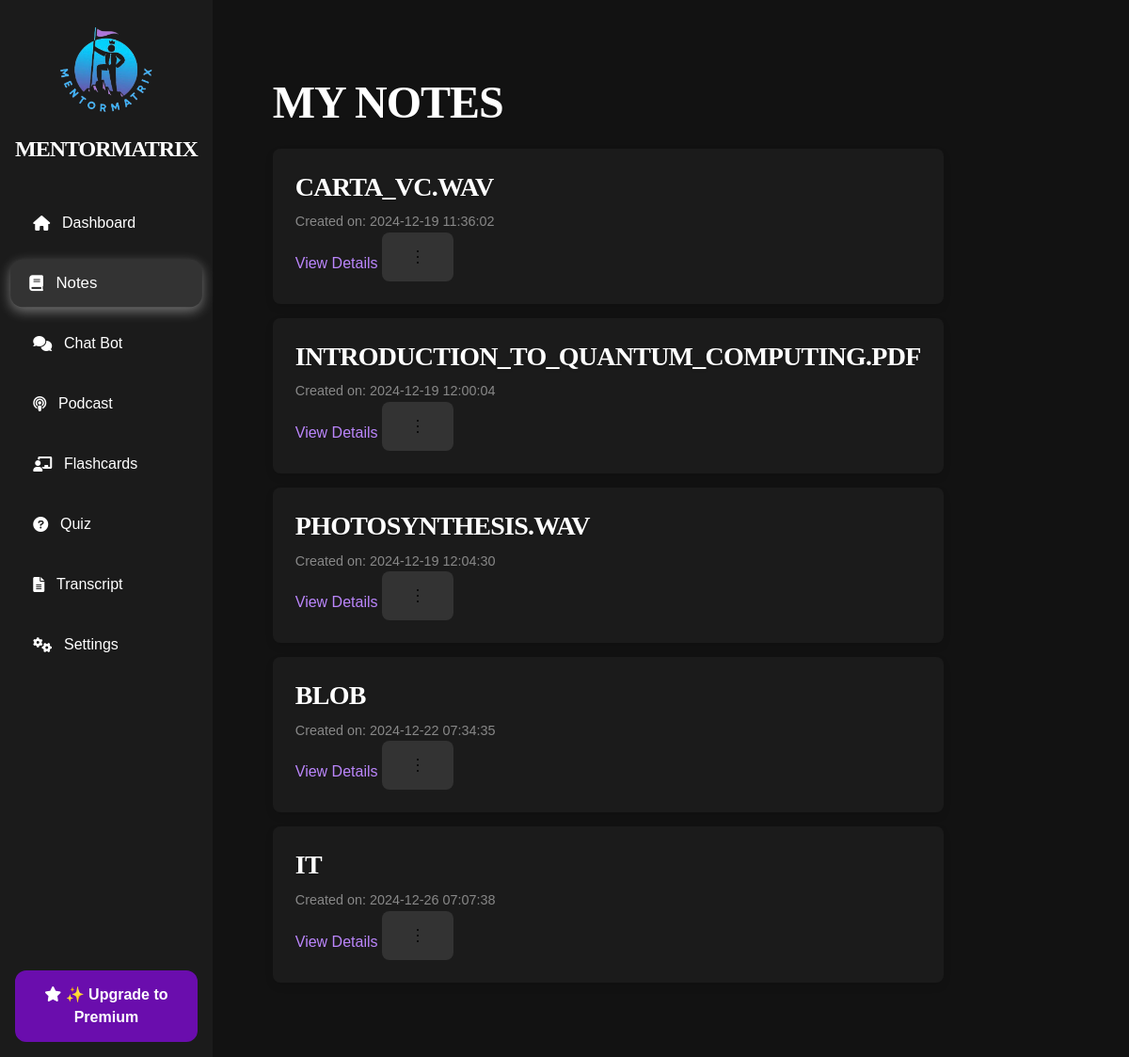
The app's page /notes with its own data.
### tables this page shows
CREATE TABLE notes (
                    id INTEGER PRIMARY KEY AUTOINCREMENT,
                    transcript_id INTEGER,
                    title TEXT NOT NULL,
                    content TEXT NOT NULL,
                    created_at DATETIME DEFAULT CURRENT_TIMESTAMP,
                    updated_at DATETIME DEFAULT CURRENT_TIMESTAMP,
                    FOREIGN KEY (transcript_id) REFERENCES transcripts(id) ON DELETE CASCADE);

### routes/notes.py (the view)
@notes_blueprint.route('/notes')
def notes():
    notes_data = db.execute('''
        SELECT
            notes.id,
            notes.title AS note_title,
            notes.content AS note_content,
            notes.created_at,
            files.name AS file_name,
            files.file_type,
            files.metadata,
            transcripts.title AS transcript_title
        FROM notes
        LEFT JOIN files ON notes.transcript_id = files.transcript_id
        LEFT JOIN transcripts ON notes.transcript_id = transcripts.id
    ''')
    return render_template('notes.html', notes=notes_data, current_route='notes')

### templates/notes.html (shortened to what this page needs)
{% extends "layout.html" %}
{% block other_head_stuff %}
    <link rel="stylesheet" href="{{ url_for('static', filename='css/notes.css') }}">
{% endblock %}
{% block content %}
    <div class="container">
        <div class="main-content">
            <h1>My Notes</h1>
            <ul class="notes-list">
                {% for note in notes %}
                    <li class="note-item">
                        <h2>{{ note.note_title }}</h2>
                        <small>Created on: {{ note.created_at }}</small>
                        <a href="{{ url_for('notes.view_note', note_id=note.id) }}" class="view-details-btn">View Details</a>
                        <button class="settings-btn" onclick="openNoteSettings({{ note.id }}, '{{ note.note_title | escape }}')">
                            <img src="{{ url_for('static', filename='images/three_dots.svg') }}" alt="">
                        </button>
                    </li>
                {% else %}
                    <p>No notes available. Generate one to get started!</p>
                {% endfor %}
            </ul>
        </div>
    </div>
{% endblock %}

### templates/layout.html (shortened to what this page needs)
<!DOCTYPE html>
<html lang="en">
    <head>
        <link rel="stylesheet" href="https://cdnjs.cloudflare.com/ajax/libs/font-awesome/6.0.0-beta3/css/all.min.css">
        <link rel="stylesheet" href="{{ url_for('static', filename='css/tailwind.css') }}">
        <link rel="stylesheet" href="{{ url_for('static', filename='css/popup.css') }}">
        <link rel="stylesheet" href="{{ url_for('static', filename='css/base.css') }}">
        {% block other_head_stuff %}
        {% endblock %}
    </head>
    <body>
        <div class="container">
            <aside class="sidebar">
                <div class="logo">
                    <center>
                    <img src="{{ url_for('static', filename='images/MentorMatrix_logo.png') }}"
                        alt="MentorMatrix Logo"
                        style="width: 120px;
                                height: 120px;
                                border-radius: 50%; /* Makes it a circle */
                                overflow: hidden; /* Ensures contents stay within the circle */"
                        >
                        <h1>MentorMatrix</h1>
                    </center>
                </div>
                <nav class="nav-links">
                    <button class="nav-item {% if current_route == 'dashboard' %}active{% endif %}" onclick="redirectToPage('/dashboard')">
                        <i class="fas fa-home nav-icon"></i> Dashboard
                    </button>
                    <button class="nav-item {% if current_route == 'notes' %}active{% endif %}" onclick="redirectToPage('/notes')">
                        <i class="fas fa-book nav-icon"></i> Notes
                    </button>
                    <button class="nav-item {% if current_route == 'chatbot' %}active{% endif %}" onclick="redirectToPage('/chatbot')">
                        <i class="fas fa-comments nav-icon"></i> Chat Bot
                    </button>
                    <button class="nav-item {% if current_route == 'podcast' %}active{% endif %}" onclick="redirectToPage('/podcast')">
                        <i class="fas fa-podcast nav-icon"></i> Podcast
                    </button>
                    <button class="nav-item {% if current_route == 'flashcards' %}active{% endif %}" onclick="redirectToPage('/flashcards')">
                        <i class="fas fa-chalkboard-teacher nav-icon"></i> Flashcards
                    </button>
                    <button class="nav-item {% if current_route == 'quiz' %}active{% endif %}" onclick="redirectToPage('/quiz')">
                        <i class="fas fa-question-circle nav-icon"></i> Quiz
                    </button>
                    <button class="nav-item {% if current_route == 'transcript' %}active{% endif %}" onclick="redirectToPage('/transcript')">
                        <i class="fas fa-file-alt nav-icon"></i> Transcript
                    </button>
                    <button class="nav-item {% if current_route == 'settings' %}active{% endif %}" onclick="redirectToPage('/settings')">
                        <i class="fas fa-cogs nav-icon"></i> Settings
                    </button>
                </nav>
                <button class="premium-button" onclick="redirectToPage('/pricing')">
                    <i class="fas fa-star nav-icon"></i> ✨ Upgrade to Premium
                </button>
            </aside>
            <main class="main-content">
                {% block content %}
                {% endblock %}
            </main>
        </div>
    </body>
    </html>

### static/css/base.css (style rules this page uses)
* { margin: 0; padding: 0; box-sizing: border-box; }
:root { --font-family: 'Arial', sans-serif; --background-color: #121212; --text-color: #e0e0e0; --primary-purple: #6a0dad; --hover-purple: #5c0ab8; --active-purple: #4b0997; --hover-bg-color: #333333; --active-bg-color: #333333; --white: #ffffff; --soft-text-shadow: 0 1px 3px rgba(0, 0, 0, 0.2); }
body { font-family: var(--font-family); background-color: var(--background-color); color: var(--text-color); }
.container { display: flex; min-height: 100vh; }
.logo h1 { font-size: 1.5rem; color: #ffffff; margin: 1rem 0; }
.nav-links { flex-grow: 1; }
.nav-item { display: flex; align-items: center; color: #bbbbbb; font-size: 1rem; padding: 0.75rem 0; text-decoration: none; }
.nav-item i { margin-right: 10px; }
.nav-item.active, .nav-item:hover { color: #ffffff; background-color: #333333; border-radius: 8px; padding-left: 10px; }
.premium-button { background-color: var(--primary-purple);; color: var(--white); font-size: 1rem; font-weight: 600; padding: 0.75rem 1.5rem; text-align: center; border-radius: 12px; border: 2px solid #6a0dad; cursor: pointer; margin-top: 1rem; display: inline-block; transition: all 0.3s ease-in-out; }
button { cursor: pointer; background-color: #333333; color: #ffffff; font-size: 1rem; font-weight: 500; padding: 0.75rem 1.5rem; border-radius: 8px; border: 2px solid transparent; display: inline-block; transition: all 0.3s ease; }
button, .premium-button { transition: all 0.3s ease; }
h1, h2, h3 { color: #ffffff; font-weight: 600; letter-spacing: -0.5px; text-transform: uppercase; font-family: montserrat, serif; line-height: 1.2; }
h1, h2, h3 { text-shadow: var(--soft-text-shadow); }
h1 { font-size: 3rem; letter-spacing: -1px; }
h2 { font-size: 2.25rem; letter-spacing: -0.75px; }
.main-content { flex-grow: 1; padding: 2rem; position: relative; }
a { color: #bb86fc; text-decoration: none; font-weight: 500; transition: color 0.3s ease-in-out, text-decoration 0.3s ease-in-out; }
.sidebar { width: 250px; background-color: #1b1b1b; padding: 1rem; display: flex; flex-direction: column; justify-content: space-between; }
.sidebar .logo h1 { font-size: 1.5rem; color: #ffffff; margin-top: 0.5rem; }
.nav-links { display: flex; flex-direction: column; gap: 1rem; margin-top: 1.5rem; }
.nav-links .nav-item { display: flex; align-items: center; padding: 0.75rem 1.2rem; border-radius: 12px; color: #fff; font-size: 1rem; background-color: transparent; border: 2px solid transparent; cursor: pointer; text-align: left; transition: background-color 0.3s, border 0.3s, box-shadow 0.3s, transform 0.2s; width: 100%; will-change: transform, background-color; }
.nav-links .nav-item.active { background-color: var(--active-bg-color); border-color: #fff; box-shadow: 0 4px 12px rgba(255, 255, 255, 0.4); transform: scale(1.05); }
.nav-links .nav-item i { margin-right: 0.8rem; }
.nav-links .nav-item { outline: none; border: none; background: none; text-decoration: none; }

### static/css/notes.css (style rules this page uses)
.notes-list { list-style-type: none; padding: 0; margin-top: 20px; }
.note-item { background-color: #1b1b1b; padding: 1.5rem; margin-bottom: 15px; border-radius: 8px; box-shadow: 0 4px 8px rgba(0, 0, 0, 0.1); transition: transform 0.3s ease; }
.note-item h2 { font-size: 1.75rem; margin-bottom: 0.5rem; }
.note-item small { display: block; font-size: 0.9rem; margin-top: 10px; color: #888; }

### records on screen
notes: note_title "CARTA_VC.WAV", created_at "2024-12-19 11:36:02"
notes: note_title "INTRODUCTION_TO_QUANTUM_COMPUTING.PDF", created_at "2024-12-19 12:00:04"
notes: note_title "PHOTOSYNTHESIS.WAV", created_at "2024-12-19 12:04:30"
notes: note_title "BLOB", created_at "2024-12-22 07:34:35"
notes: note_title "IT", created_at "2024-12-26 07:07:38"
